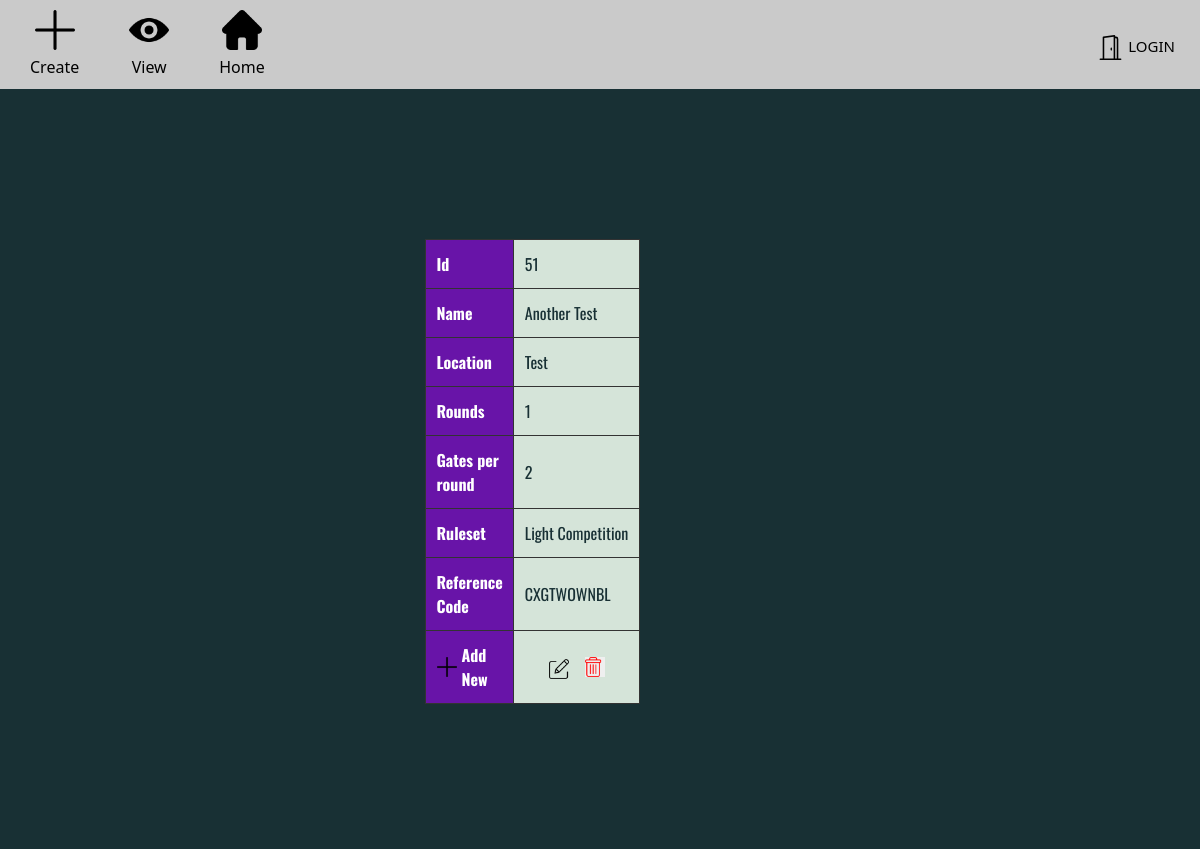
Page /account/comp/list/ on the earlier database version.
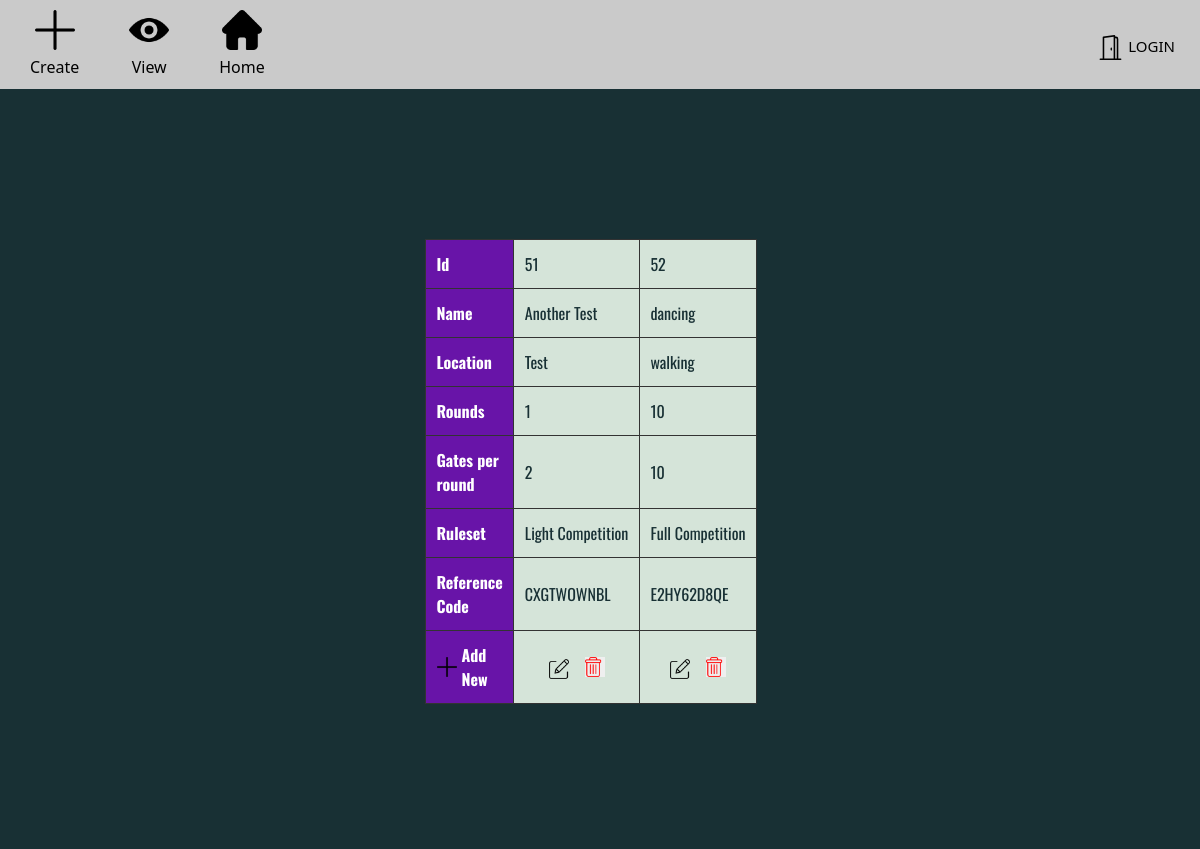
Same page on the later database version.
### database/models.py (models this page shows, shortened)
class Competition(models.Model):
    name = models.CharField(max_length=100)
    location = models.CharField(max_length=50)
    no_of_rounds = models.IntegerField(validators= [MinValueValidator (1, message='Please enter a number greater than or equal to 1'), MaxValueValidator (30, message='Please enter a number less than or equal to 30')])
    gates_per_round = models.IntegerField(validators= [MinValueValidator (1), MaxValueValidator (30)])
    ruleset = models.ForeignKey(Ruleset, on_delete=models.CASCADE)
    ref_code = models.CharField(
           max_length = 10,
           blank=True,
           editable=False,
           unique=True,
           default=get_random_string(5, allowed_chars=string.ascii_uppercase + string.digits)
    )

class Ruleset(models.Model):
    name = models.CharField(max_length=100, unique=True)
    def __str__(self):
        return self.name

### database/views.py (the view)
# urls.py: path('comp/list/', views.comp_list, name='finn'),
def comp_list(request):
    context = {
        'comp_list': Competition.objects.all()
    }
    return render(request, "competition_register/comp_list.html", context)

### database/templates/competition_register/comp_list.html (shortened to what this page needs)
{% extends 'base.html' %}
{% load static %}
{% block head %}
<link rel="stylesheet" href="{% static 'list.css' %}">
{% endblock %}
{% block content %}
<div class="Tscroll">
    <table id="comp">
            <tr>
                <th>Id</th>
                {% for comp in comp_list %}
                <td>{{comp.id}}</td>
                {% endfor %}
            </tr>
            <tr>
                <th>Name</th>
                {% for comp in comp_list %}
                <td>{{comp.name}}</td>
                {% endfor %}
            </tr>
            <tr>
                <th>Location</th>
                {% for comp in comp_list %}
                <td>{{comp.location}}</td>
                {% endfor %}
            </tr>
            <tr>
                <th>Rounds</th>
                {% for comp in comp_list %}
                <td>{{comp.no_of_rounds}}</td>
                {% endfor %}
            </tr>
            <tr>
                <th>Gates per round</th>
                {% for comp in comp_list %}
                <td>{{comp.gates_per_round}}</td>
                {% endfor %}
            </tr>
            <tr>
                <th>Ruleset</th>
                {% for comp in comp_list %}
                <td>{{comp.ruleset}}</td>
                {% endfor %}
            </tr>
            <tr>
                <th>Reference Code</th>
                {% for comp in comp_list %}
                <td>{{comp.ref_code}}</td>
                {% endfor %}
            </tr>
            <tr>
                <th>
                    <a href="{% url 'comp_insert' %}" class="add-user">
                        <img src="{% static 'plus.png' %}" alt="" class="edit" style="height: 20px;"> Add New</a>
                </th>
                {% for comp in comp_list %}
                <td class="add-new">
                    <div class="please">
                        <a href="{% url 'comp_update' comp.id %}">
                            <img src="{% static 'edit.png' %}" alt="" class="edit" style="height: 20px;">
                        </a>
                        <form action="{% url 'comp_delete' comp.id %}" method="post">
                            <button type="submit" class="del"
                                onclick="return confirm('Do you really want to delete user {{comp.name}}?')"><img
                                    src="/database/static/delete.png" style="height:20px"></button>
                        </form>
                    </div>
                </td>
                {% endfor %}
            </tr>
        </table>
    </div>
{% endblock %}

### database/templates/base.html (shortened to what this page needs)
{% load static %}
<!DOCTYPE html>
<html lang="en">
<head>
    <link rel="stylesheet" href="{% static 'base.css' %}">
    <link href="https://cdn.jsdelivr.net/npm/bootstrap@5.3.0-alpha1/dist/css/bootstrap.min.css" rel="stylesheet"
>
</head>
{% block head %} {% endblock %}
<body>
    <div class="head-wrap" style="width: 100%; padding: 0; margin: 0;">
        <div class="head-head"
            style=" width: 100%;display: flex;justify-content: space-between; align-items:center; padding: 10px; background-color: rgb(202, 202, 202);">
            <div class="left" style="margin-left: 20px; display: flex; gap: 50px;">
                <a class="nav"
                    style="display: flex; flex-direction: column; align-items: center; text-decoration: none; color: #000000; gap: 5px;"
                    href="{% url 'comp_insert' %}"><img class="navImg" style="height: 40px;"
                        src="{% static 'plus.png' %}" alt="">Create</a>
                <a class="nav"
                    style="display: flex; flex-direction: column; align-items: center; text-decoration: none; color: #000000; gap: 5px;"
                    href="{% url 'finn' %}"><img class="navImg" style="height: 40px;" src="{% static 'eye.png' %}"
                        alt="">View</a>
                <a class="nav"
                    style="display: flex; flex-direction: column; align-items: center; text-decoration: none; color: #000000; gap: 5px;"
                    href="{% url 'home' %}"><img class="navImg" style="height: 40px;" src="{% static 'homeHead.png' %}"
                        alt="">Home</a>
            </div>
            <div class="right"
                style="display: flex; flex-direction: column; align-items: center; margin-right: 15px; margin-top: 5px;">
                {% if user.is_authenticated %}
                <a href="{% url 'logout' %}" class="button"
                    style="margin-top: 10px; margin-bottom: 10px; font-size: 17px;">
                    <svg xmlns="http://www.w3.org/2000/svg" width="25" height="25" fill="currentColor"
                        class="bi bi-door-open" viewBox="0 0 16 16">
                        <path d="M8.5 10c-.276 0-.5-.448-.5-1s.224-1 .5-1 .5.448.5 1-.224 1-.5 1z" />
                        <path
                            d="M10.828.122A.5.5 0 0 1 11 .5V1h.5A1.5 1.5 0 0 1 13 2.5V15h1.5a.5.5 0 0 1 0 1h-13a.5.5 0 0 1 0-1H3V1.5a.5.5 0 0 1 .43-.495l7-1a.5.5 0 0 1 .398.117zM11.5 2H11v13h1V2.5a.5.5 0 0 0-.5-.5zM4 1.934V15h6V1.077l-6 .857z" />
                    </svg> LOGOUT
                </a>
                <p class="greeting">Hello, {{ user.first_name }}!</p>
                {% else %}
                <a href="{% url 'auth-login' %}" class="button">
                     LOGIN
                </a>
                {% endif %}
            </div>
        </div>
        <div class="wrap">
            <div class="sign-in">
                {% block content %}
                {% endblock %}
            </div>
        </div>
    </div>
</body>
</html>

### database/static/base.css (style rules this page uses)
body { display: flex; justify-content: center; align-items: center; height: 100%; width: 100%; margin: 0; background-color: #f1f2f2; }
.head-wrap { display: flex; width: 100%; flex-direction: column; padding: 1rem; }
.head-head { margin-bottom: 2rem; display: flex; }
.sign-in { display: flex; flex-direction: column; justify-content: center; align-items: center; height: 700px; width: 100vw; background-color: #183034; margin-bottom: 2rem; }
.wrap { display: flex; margin: auto; justify-content: center; align-items: center; width: 100%; height: auto; }
a.button { display: flex; gap: 5px; font-size: 15px; text-decoration: none; color: black; justify-content: flex-end; }
img.navImg { height: 5px; }

### database/static/list.css (style rules this page uses)
* { margin: 0; padding: 0; }
body { background-color: #183034; }
#comp { overflow-x: auto; }
#user td, #user th, #comp td, #comp th { border: 1px solid #333; padding: 10.5px; font-family: 'Oswald', sans-serif; color:#183034; background-color: #D5E4D9; }
#user th, #comp th { padding-top: 12px; padding-bottom: 12px; text-align: left; background-color: #6814a8; color: white; position: static; width: 80px;; }
.Tscroll { width: 350px; overflow: scroll; }
a.add-user { display: flex; gap: 5px; align-items: center; color: white !important; text-decoration: none; }
.please { display: flex; flex-direction: row; align-items: center; justify-content: center; gap: 1rem; }
button.del { display: flex; width: 20px; border: 0; }

Differences in the rows shown:
added Competition: id "52", name "dancing", location "walking", no_of_rounds "10", gates_per_round "10", ruleset "Full Competition", ref_code "E2HY62D8QE"
